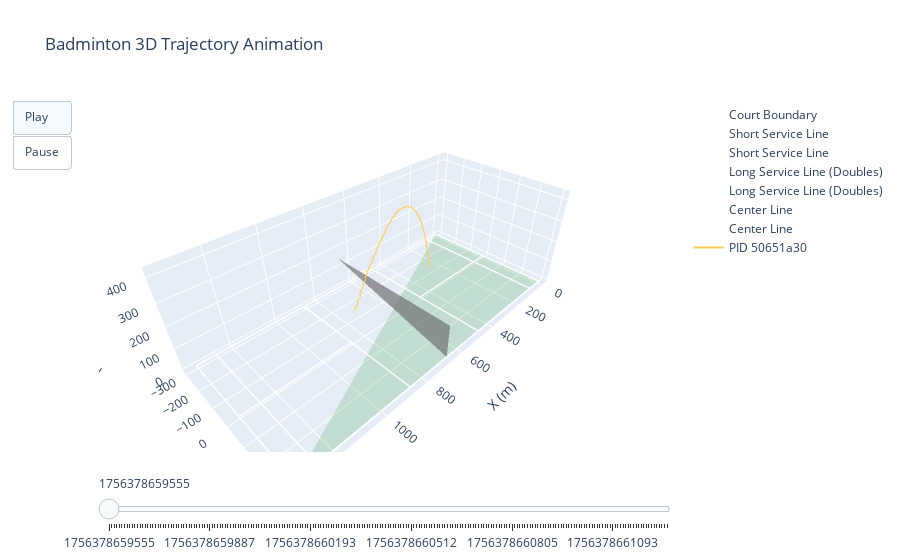

Notebook source saved alongside this figure:
### Markdown cell above
## 5. 轨迹动画（根据时间戳ts）

### Code cell
anim_fig = make_animation(df, court=CourtSpec(), title='Badminton 3D Trajectory Animation', time_col='ts')
anim_fig.show()

### Figure 1 — Plotly figure (JSON) as saved in the notebook; plotly's stock layout.template omitted (floating-point values rounded to 4 significant figures; data arrays with more than 128 entries replaced by an {"elided": "..."} marker saying what was removed)
{"data": [{"line": {"color": "white", "width": 3}, "mode": "lines", "name": "Court Boundary", "type": "scatter3d", "x": [1340.0, 0.0, 0.0, 1340.0, 1340.0], "y": [-305.0, -305.0, 305.0, 305.0, -305.0], "z": [0.0, 0.0, 0.0, 0.0, 0.0]}, {"color": "green", "i": [0, 1, 2], "j": [0, 2, 3], "k": [0, 3, 1], "name": "Court Surface", "opacity": 0.08, "showscale": false, "type": "mesh3d", "x": [1340, 0, 0, 1340], "y": [-305, -305, 305, 305], "z": [0, 0, 0, 0]}, {"line": {"color": "white", "width": 3}, "mode": "lines", "name": "Short Service Line", "type": "scatter3d", "x": [472, 472], "y": [-305, 305], "z": [0, 0]}, {"line": {"color": "white", "width": 3}, "mode": "lines", "name": "Short Service Line", "type": "scatter3d", "x": [868, 868], "y": [-305, 305], "z": [0, 0]}, {"line": {"color": "white", "width": 3}, "mode": "lines", "name": "Long Service Line (Doubles)", "type": "scatter3d", "x": [76, 76], "y": [-305, 305], "z": [0, 0]}, {"line": {"color": "white", "width": 3}, "mode": "lines", "name": "Long Service Line (Doubles)", "type": "scatter3d", "x": [1264, 1264], "y": [-305, 305], "z": [0, 0]}, {"line": {"color": "white", "width": 3}, "mode": "lines", "name": "Center Line", "type": "scatter3d", "x": [472, 0], "y": [0, 0], "z": [0, 0]}, {"line": {"color": "white", "width": 3}, "mode": "lines", "name": "Center Line", "type": "scatter3d", "x": [868, 1340], "y": [0, 0], "z": [0, 0]}, {"color": "gray", "i": [0, 1, 2], "j": [0, 2, 3], "k": [0, 3, 1], "name": "Net", "opacity": 0.4, "showscale": false, "type": "mesh3d", "x": [670, 670, 670, 670], "y": [-305, 305, 305, -305], "z": [0, 0, 152.4, 152.4]}, {"line": {"width": 2}, "mode": "lines", "name": "PID 50651a30", "type": "scatter3d", "x": {"elided": "217 float values"}, "y": {"elided": "217 float values"}, "z": {"elided": "217 float values"}}], "layout": {"scene": {"aspectmode": "data", "xaxis": {"title": {"text": "X (m)"}}, "yaxis": {"title": {"text": "Y (m)"}}, "zaxis": {"title": {"text": "Z (m)"}}}, "sliders": [{"steps": [{"args": [["1756378659555.455"], {"frame": {"duration": 0, "redraw": true}, "mode": "immediate"}], "label": "1756378659555", "method": "animate"}, {"args": [["1756378659561.714"], {"frame": {"duration": 0, "redraw": true}, "mode": "immediate"}], "label": "1756378659562", "method": "animate"}, {"args": [["1756378659567.949"], {"frame": {"duration": 0, "redraw": true}, "mode": "immediate"}], "label": "1756378659568", "method": "animate"}, {"args": [["1756378659580.443"], {"frame": {"duration": 0, "redraw": true}, "mode": "immediate"}], "label": "1756378659580", "method": "animate"}, {"args": [["1756378659586.695"], {"frame": {"duration": 0, "redraw": true}, "mode": "immediate"}], "label": "1756378659587", "method": "animate"}, {"args": [["1756378659592.941"], {"frame": {"duration": 0, "redraw": true}, "mode": "immediate"}], "label": "1756378659593", "method": "animate"}, {"args": [["1756378659605.439"], {"frame": {"duration": 0, "redraw": true}, "mode": "immediate"}], "label": "1756378659605", "method": "animate"}, {"args": [["1756378659611.708"], {"frame": {"duration": 0, "redraw": true}, "mode": "immediate"}], "label": "1756378659612", "method": "animate"}, {"args": [["1756378659617.946"], {"frame": {"duration": 0, "redraw": true}, "mode": "immediate"}], "label": "1756378659618", "method": "animate"}, {"args": [["1756378659624.2"], {"frame": {"duration": 0, "redraw": true}, "mode": "immediate"}], "label": "1756378659624", "method": "animate"}, {"args": [["1756378659630.448"], {"frame": {"duration": 0, "redraw": true}, "mode": "immediate"}], "label": "1756378659630", "method": "animate"}, {"args": [["1756378659649.196"], {"frame": {"duration": 0, "redraw": true}, "mode": "immediate"}], "label": "1756378659649", "method": "animate"}, {"args": [["1756378659655.464"], {"frame": {"duration": 0, "redraw": true}, "mode": "immediate"}], "label": "1756378659655", "method": "animate"}, {"args": [["1756378659661.691"], {"frame": {"duration": 0, "redraw": true}, "mode": "immediate"}], "label": "1756378659662", "method": "animate"}, {"args": [["1756378659667.955"], {"frame": {"duration": 0, "redraw": true}, "mode": "immediate"}], "label": "1756378659668", "method": "animate"}, {"args": [["1756378659674.196"], {"frame": {"duration": 0, "redraw": true}, "mode": "immediate"}], "label": "1756378659674", "method": "animate"}, {"args": [["1756378659680.437"], {"frame": {"duration": 0, "redraw": true}, "mode": "immediate"}], "label": "1756378659680", "method": "animate"}, {"args": [["1756378659686.695"], {"frame": {"duration": 0, "redraw": true}, "mode": "immediate"}], "label": "1756378659687", "method": "animate"}, {"args": [["1756378659699.223"], {"frame": {"duration": 0, "redraw": true}, "mode": "immediate"}], "label": "1756378659699", "method": "animate"}, {"args": [["1756378659705.447"], {"frame": {"duration": 0, "redraw": true}, "mode": "immediate"}], "label": "1756378659705", "method": "animate"}, {"args": [["1756378659711.716"], {"frame": {"duration": 0, "redraw": true}, "mode": "immediate"}], "label": "1756378659712", "method": "animate"}, {"args": [["1756378659736.694"], {"frame": {"duration": 0, "redraw": true}, "mode": "immediate"}], "label": "1756378659737", "method": "animate"}, {"args": [["1756378659742.973"], {"frame": {"duration": 0, "redraw": true}, "mode": "immediate"}], "label": "1756378659743", "method": "animate"}, {"args": [["1756378659749.19"], {"frame": {"duration": 0, "redraw": true}, "mode": "immediate"}], "label": "1756378659749", "method": "animate"}, {"args": [["1756378659761.688"], {"frame": {"duration": 0, "redraw": true}, "mode": "immediate"}], "label": "1756378659762", "method": "animate"}, {"args": [["1756378659780.421"], {"frame": {"duration": 0, "redraw": true}, "mode": "immediate"}], "label": "1756378659780", "method": "animate"}, {"args": [["1756378659786.682"], {"frame": {"duration": 0, "redraw": true}, "mode": "immediate"}], "label": "1756378659787", "method": "animate"}, {"args": [["1756378659792.961"], {"frame": {"duration": 0, "redraw": true}, "mode": "immediate"}], "label": "1756378659793", "method": "animate"}, {"args": [["1756378659799.259"], {"frame": {"duration": 0, "redraw": true}, "mode": "immediate"}], "label": "1756378659799", "method": "animate"}, {"args": [["1756378659805.453"], {"frame": {"duration": 0, "redraw": true}, "mode": "immediate"}], "label": "1756378659805", "method": "animate"}, {"args": [["1756378659811.707"], {"frame": {"duration": 0, "redraw": true}, "mode": "immediate"}], "label": "1756378659812", "method": "animate"}, {"args": [["1756378659817.926"], {"frame": {"duration": 0, "redraw": true}, "mode": "immediate"}], "label": "1756378659818", "method": "animate"}, {"args": [["1756378659830.427"], {"frame": {"duration": 0, "redraw": true}, "mode": "immediate"}], "label": "1756378659830", "method": "animate"}, {"args": [["1756378659836.686"], {"frame": {"duration": 0, "redraw": true}, "mode": "immediate"}], "label": "1756378659837", "method": "animate"}, {"args": [["1756378659842.929"], {"frame": {"duration": 0, "redraw": true}, "mode": "immediate"}], "label": "1756378659843", "method": "animate"}, {"args": [["1756378659855.425"], {"frame": {"duration": 0, "redraw": true}, "mode": "immediate"}], "label": "1756378659855", "method": "animate"}, {"args": [["1756378659861.68"], {"frame": {"duration": 0, "redraw": true}, "mode": "immediate"}], "label": "1756378659862", "method": "animate"}, {"args": [["1756378659868.18"], {"frame": {"duration": 0, "redraw": true}, "mode": "immediate"}], "label": "1756378659868", "method": "animate"}, {"args": [["1756378659880.444"], {"frame": {"duration": 0, "redraw": true}, "mode": "immediate"}], "label": "1756378659880", "method": "animate"}, {"args": [["1756378659886.712"], {"frame": {"duration": 0, "redraw": true}, "mode": "immediate"}], "label": "1756378659887", "method": "animate"}, {"args": [["1756378659899.187"], {"frame": {"duration": 0, "redraw": true}, "mode": "immediate"}], "label": "1756378659899", "method": "animate"}, {"args": [["1756378659911.678"], {"frame": {"duration": 0, "redraw": true}, "mode": "immediate"}], "label": "1756378659912", "method": "animate"}, {"args": [["1756378659930.424"], {"frame": {"duration": 0, "redraw": true}, "mode": "immediate"}], "label": "1756378659930", "method": "animate"}, {"args": [["1756378659936.749"], {"frame": {"duration": 0, "redraw": true}, "mode": "immediate"}], "label": "1756378659937", "method": "animate"}, {"args": [["1756378659949.198"], {"frame": {"duration": 0, "redraw": true}, "mode": "immediate"}], "label": "1756378659949", "method": "animate"}, {"args": [["1756378659955.435"], {"frame": {"duration": 0, "redraw": true}, "mode": "immediate"}], "label": "1756378659955", "method": "animate"}, {"args": [["1756378659961.675"], {"frame": {"duration": 0, "redraw": true}, "mode": "immediate"}], "label": "1756378659962", "method": "animate"}, {"args": [["1756378659974.262"], {"frame": {"duration": 0, "redraw": true}, "mode": "immediate"}], "label": "1756378659974", "method": "animate"}, {"args": [["1756378659980.446"], {"frame": {"duration": 0, "redraw": true}, "mode": "immediate"}], "label": "1756378659980", "method": "animate"}, {"args": [["1756378659992.946"], {"frame": {"duration": 0, "redraw": true}, "mode": "immediate"}], "label": "1756378659993", "method": "animate"}, {"args": [["1756378659999.18"], {"frame": {"duration": 0, "redraw": true}, "mode": "immediate"}], "label": "1756378659999", "method": "animate"}, {"args": [["1756378660005.428"], {"frame": {"duration": 0, "redraw": true}, "mode": "immediate"}], "label": "1756378660005", "method": "animate"}, {"args": [["1756378660011.684"], {"frame": {"duration": 0, "redraw": true}, "mode": "immediate"}], "label": "1756378660012", "method": "animate"}, {"args": [["1756378660017.921"], {"frame": {"duration": 0, "redraw": true}, "mode": "immediate"}], "label": "1756378660018", "method": "animate"}, {"args": [["1756378660024.159"], {"frame": {"duration": 0, "redraw": true}, "mode": "immediate"}], "label": "1756378660024", "method": "animate"}, {"args": [["1756378660030.418"], {"frame": {"duration": 0, "redraw": true}, "mode": "immediate"}], "label": "1756378660030", "method": "animate"}, {"args": [["1756378660036.668"], {"frame": {"duration": 0, "redraw": true}, "mode": "immediate"}], "label": "1756378660037", "method": "animate"}, {"args": [["1756378660049.167"], {"frame": {"duration": 0, "redraw": true}, "mode": "immediate"}], "label": "1756378660049", "method": "animate"}, {"args": [["1756378660055.42"], {"frame": {"duration": 0, "redraw": true}, "mode": "immediate"}], "label": "1756378660055", "method": "animate"}, {"args": [["1756378660061.684"], {"frame": {"duration": 0, "redraw": true}, "mode": "immediate"}], "label": "1756378660062", "method": "animate"}, {"args": [["1756378660067.93"], {"frame": {"duration": 0, "redraw": true}, "mode": "immediate"}], "label": "1756378660068", "method": "animate"}, {"args": [["1756378660074.156"], {"frame": {"duration": 0, "redraw": true}, "mode": "immediate"}], "label": "1756378660074", "method": "animate"}, {"args": [["1756378660080.404"], {"frame": {"duration": 0, "redraw": true}, "mode": "immediate"}], "label": "1756378660080", "method": "animate"}, {"args": [["1756378660086.654"], {"frame": {"duration": 0, "redraw": true}, "mode": "immediate"}], "label": "1756378660087", "method": "animate"}, {"args": [["1756378660092.912"], {"frame": {"duration": 0, "redraw": true}, "mode": "immediate"}], "label": "1756378660093", "method": "animate"}, {"args": [["1756378660099.163"], {"frame": {"duration": 0, "redraw": true}, "mode": "immediate"}], "label": "1756378660099", "method": "animate"}, {"args": [["1756378660105.432"], {"frame": {"duration": 0, "redraw": true}, "mode": "immediate"}], "label": "1756378660105", "method": "animate"}, {"args": [["1756378660117.922"], {"frame": {"duration": 0, "redraw": true}, "mode": "immediate"}], "label": "1756378660118", "method": "animate"}, {"args": [["1756378660124.161"], {"frame": {"duration": 0, "redraw": true}, "mode": "immediate"}], "label": "1756378660124", "method": "animate"}, {"args": [["1756378660130.414"], {"frame": {"duration": 0, "redraw": true}, "mode": "immediate"}], "label": "1756378660130", "method": "animate"}, {"args": [["1756378660136.696"], {"frame": {"duration": 0, "redraw": true}, "mode": "immediate"}], "label": "1756378660137", "method": "animate"}, {"args": [["1756378660142.918"], {"frame": {"duration": 0, "redraw": true}, "mode": "immediate"}], "label": "1756378660143", "method": "animate"}, {"args": [["1756378660149.207"], {"frame": {"duration": 0, "redraw": true}, "mode": "immediate"}], "label": "1756378660149", "method": "animate"}, {"args": [["1756378660155.422"], {"frame": {"duration": 0, "redraw": true}, "mode": "immediate"}], "label": "1756378660155", "method": "animate"}, {"args": [["1756378660167.92"], {"frame": {"duration": 0, "redraw": true}, "mode": "immediate"}], "label": "1756378660168", "method": "animate"}, {"args": [["1756378660174.171"], {"frame": {"duration": 0, "redraw": true}, "mode": "immediate"}], "label": "1756378660174", "method": "animate"}, {"args": [["1756378660180.407"], {"frame": {"duration": 0, "redraw": true}, "mode": "immediate"}], "label": "1756378660180", "method": "animate"}, {"args": [["1756378660186.655"], {"frame": {"duration": 0, "redraw": true}, "mode": "immediate"}], "label": "1756378660187", "method": "animate"}, {"args": [["1756378660192.91"], {"frame": {"duration": 0, "redraw": true}, "mode": "immediate"}], "label": "1756378660193", "method": "animate"}, {"args": [["1756378660199.155"], {"frame": {"duration": 0, "redraw": true}, "mode": "immediate"}], "label": "1756378660199", "method": "animate"}, {"args": [["1756378660205.412"], {"frame": {"duration": 0, "redraw": true}, "mode": "immediate"}], "label": "1756378660205", "method": "animate"}, {"args": [["1756378660211.653"], {"frame": {"duration": 0, "redraw": true}, "mode": "immediate"}], "label": "1756378660212", "method": "animate"}, {"args": [["1756378660224.162"], {"frame": {"duration": 0, "redraw": true}, "mode": "immediate"}], "label": "1756378660224", "method": "animate"}, {"args": [["1756378660230.404"], {"frame": {"duration": 0, "redraw": true}, "mode": "immediate"}], "label": "1756378660230", "method": "animate"}, {"args": [["1756378660236.652"], {"frame": {"duration": 0, "redraw": true}, "mode": "immediate"}], "label": "1756378660237", "method": "animate"}, {"args": [["1756378660242.942"], {"frame": {"duration": 0, "redraw": true}, "mode": "immediate"}], "label": "1756378660243", "method": "animate"}, {"args": [["1756378660249.174"], {"frame": {"duration": 0, "redraw": true}, "mode": "immediate"}], "label": "1756378660249", "method": "animate"}, {"args": [["1756378660261.655"], {"frame": {"duration": 0, "redraw": true}, "mode": "immediate"}], "label": "1756378660262", "method": "animate"}, {"args": [["1756378660267.898"], {"frame": {"duration": 0, "redraw": true}, "mode": "immediate"}], "label": "1756378660268", "method": "animate"}, {"args": [["1756378660274.144"], {"frame": {"duration": 0, "redraw": true}, "mode": "immediate"}], "label": "1756378660274", "method": "animate"}, {"args": [["1756378660286.667"], {"frame": {"duration": 0, "redraw": true}, "mode": "immediate"}], "label": "1756378660287", "method": "animate"}, {"args": [["1756378660292.93"], {"frame": {"duration": 0, "redraw": true}, "mode": "immediate"}], "label": "1756378660293", "method": "animate"}, {"args": [["1756378660305.411"], {"frame": {"duration": 0, "redraw": true}, "mode": "immediate"}], "label": "1756378660305", "method": "animate"}, {"args": [["1756378660311.673"], {"frame": {"duration": 0, "redraw": true}, "mode": "immediate"}], "label": "1756378660312", "method": "animate"}, {"args": [["1756378660317.919"], {"frame": {"duration": 0, "redraw": true}, "mode": "immediate"}], "label": "1756378660318", "method": "animate"}, {"args": [["1756378660330.416"], {"frame": {"duration": 0, "redraw": true}, "mode": "immediate"}], "label": "1756378660330", "method": "animate"}, {"args": [["1756378660336.709"], {"frame": {"duration": 0, "redraw": true}, "mode": "immediate"}], "label": "1756378660337", "method": "animate"}, {"args": [["1756378660342.915"], {"frame": {"duration": 0, "redraw": true}, "mode": "immediate"}], "label": "1756378660343", "method": "animate"}, {"args": [["1756378660355.432"], {"frame": {"duration": 0, "redraw": true}, "mode": "immediate"}], "label": "1756378660355", "method": "animate"}, {"args": [["1756378660361.661"], {"frame": {"duration": 0, "redraw": true}, "mode": "immediate"}], "label": "1756378660362", "method": "animate"}, {"args": [["1756378660367.95"], {"frame": {"duration": 0, "redraw": true}, "mode": "immediate"}], "label": "1756378660368", "method": "animate"}, {"args": [["1756378660374.163"], {"frame": {"duration": 0, "redraw": true}, "mode": "immediate"}], "label": "1756378660374", "method": "animate"}, {"args": [["1756378660380.416"], {"frame": {"duration": 0, "redraw": true}, "mode": "immediate"}], "label": "1756378660380", "method": "animate"}, {"args": [["1756378660386.667"], {"frame": {"duration": 0, "redraw": true}, "mode": "immediate"}], "label": "1756378660387", "method": "animate"}, {"args": [["1756378660399.14"], {"frame": {"duration": 0, "redraw": true}, "mode": "immediate"}], "label": "1756378660399", "method": "animate"}, {"args": [["1756378660405.435"], {"frame": {"duration": 0, "redraw": true}, "mode": "immediate"}], "label": "1756378660405", "method": "animate"}, {"args": [["1756378660417.95"], {"frame": {"duration": 0, "redraw": true}, "mode": "immediate"}], "label": "1756378660418", "method": "animate"}, {"args": [["1756378660430.39"], {"frame": {"duration": 0, "redraw": true}, "mode": "immediate"}], "label": "1756378660430", "method": "animate"}, {"args": [["1756378660436.638"], {"frame": {"duration": 0, "redraw": true}, "mode": "immediate"}], "label": "1756378660437", "method": "animate"}, {"args": [["1756378660449.147"], {"frame": {"duration": 0, "redraw": true}, "mode": "immediate"}], "label": "1756378660449", "method": "animate"}, {"args": [["1756378660455.389"], {"frame": {"duration": 0, "redraw": true}, "mode": "immediate"}], "label": "1756378660455", "method": "animate"}, {"args": [["1756378660461.648"], {"frame": {"duration": 0, "redraw": true}, "mode": "immediate"}], "label": "1756378660462", "method": "animate"}, {"args": [["1756378660467.886"], {"frame": {"duration": 0, "redraw": true}, "mode": "immediate"}], "label": "1756378660468", "method": "animate"}, {"args": [["1756378660474.135"], {"frame": {"duration": 0, "redraw": true}, "mode": "immediate"}], "label": "1756378660474", "method": "animate"}, {"args": [["1756378660486.649"], {"frame": {"duration": 0, "redraw": true}, "mode": "immediate"}], "label": "1756378660487", "method": "animate"}, {"args": [["1756378660492.903"], {"frame": {"duration": 0, "redraw": true}, "mode": "immediate"}], "label": "1756378660493", "method": "animate"}, {"args": [["1756378660505.383"], {"frame": {"duration": 0, "redraw": true}, "mode": "immediate"}], "label": "1756378660505", "method": "animate"}, {"args": [["1756378660511.629"], {"frame": {"duration": 0, "redraw": true}, "mode": "immediate"}], "label": "1756378660512", "method": "animate"}, {"args": [["1756378660517.889"], {"frame": {"duration": 0, "redraw": true}, "mode": "immediate"}], "label": "1756378660518", "method": "animate"}, {"args": [["1756378660524.143"], {"frame": {"duration": 0, "redraw": true}, "mode": "immediate"}], "label": "1756378660524", "method": "animate"}, {"args": [["1756378660530.374"], {"frame": {"duration": 0, "redraw": true}, "mode": "immediate"}], "label": "1756378660530", "method": "animate"}, {"args": [["1756378660536.631"], {"frame": {"duration": 0, "redraw": true}, "mode": "immediate"}], "label": "1756378660537", "method": "animate"}, {"args": [["1756378660549.157"], {"frame": {"duration": 0, "redraw": true}, "mode": "immediate"}], "label": "1756378660549", "method": "animate"}, {"args": [["1756378660555.383"], {"frame": {"duration": 0, "redraw": true}, "mode": "immediate"}], "label": "1756378660555", "method": "animate"}, {"args": [["1756378660561.633"], {"frame": {"duration": 0, "redraw": true}, "mode": "immediate"}], "label": "1756378660562", "method": "animate"}, {"args": [["1756378660567.874"], {"frame": {"duration": 0, "redraw": true}, "mode": "immediate"}], "label": "1756378660568", "method": "animate"}, {"args": [["1756378660574.158"], {"frame": {"duration": 0, "redraw": true}, "mode": "immediate"}], "label": "1756378660574", "method": "animate"}, {"args": [["1756378660580.381"], {"frame": {"duration": 0, "redraw": true}, "mode": "immediate"}], "label": "1756378660580", "method": "animate"}, {"args": [["1756378660586.644"], {"frame": {"duration": 0, "redraw": true}, "mode": "immediate"}], "label": "1756378660587", "method": "animate"}, {"args": [["1756378660592.876"], {"frame": {"duration": 0, "redraw": true}, "mode": "immediate"}], "label": "1756378660593", "method": "animate"}, {"args": [["1756378660599.131"], {"frame": {"duration": 0, "redraw": true}, "mode": "immediate"}], "label": "1756378660599", "method": "animate"}, {"args": [["1756378660605.374"], {"frame": {"duration": 0, "redraw": true}, "mode": "immediate"}], "label": "1756378660605", "method": "animate"}, {"args": [["1756378660617.87"], {"frame": {"duration": 0, "redraw": true}, "mode": "immediate"}], "label": "1756378660618", "method": "animate"}, {"args": [["1756378660624.141"], {"frame": {"duration": 0, "redraw": true}, "mode": "immediate"}], "label": "1756378660624", "method": "animate"}, {"args": [["1756378660630.375"], {"frame": {"duration": 0, "redraw": true}, "mode": "immediate"}], "label": "1756378660630", "method": "animate"}, {"args": [["1756378660636.635"], {"frame": {"duration": 0, "redraw": true}, "mode": "immediate"}], "label": "1756378660637", "method": "animate"}, {"args": [["1756378660642.889"], {"frame": {"duration": 0, "redraw": true}, "mode": "immediate"}], "label": "1756378660643", "method": "animate"}, {"args": [["1756378660649.162"], {"frame": {"duration": 0, "redraw": true}, "mode": "immediate"}], "label": "1756378660649", "method": "animate"}, {"args": [["1756378660655.374"], {"frame": {"duration": 0, "redraw": true}, "mode": "immediate"}], "label": "1756378660655", "method": "animate"}, {"args": [["1756378660667.874"], {"frame": {"duration": 0, "redraw": true}, "mode": "immediate"}], "label": "1756378660668", "method": "animate"}, {"args": [["1756378660674.141"], {"frame": {"duration": 0, "redraw": true}, "mode": "immediate"}], "label": "1756378660674", "method": "animate"}, {"args": [["1756378660680.385"], {"frame": {"duration": 0, "redraw": true}, "mode": "immediate"}], "label": "1756378660680", "method": "animate"}, {"args": [["1756378660686.632"], {"frame": {"duration": 0, "redraw": true}, "mode": "immediate"}], "label": "1756378660687", "method": "animate"}, {"args": [["1756378660692.879"], {"frame": {"duration": 0, "redraw": true}, "mode": "immediate"}], "label": "1756378660693", "method": "animate"}, {"args": [["1756378660699.123"], {"frame": {"duration": 0, "redraw": true}, "mode": "immediate"}], "label": "1756378660699", "method": "animate"}, {"args": [["1756378660705.421"], {"frame": {"duration": 0, "redraw": true}, "mode": "immediate"}], "label": "1756378660705", "method": "animate"}, {"args": [["1756378660711.615"], {"frame": {"duration": 0, "redraw": true}, "mode": "immediate"}], "label": "1756378660712", "method": "animate"}, {"args": [["1756378660717.887"], {"frame": {"duration": 0, "redraw": true}, "mode": "immediate"}], "label": "1756378660718", "method": "animate"}, {"args": [["1756378660724.133"], {"frame": {"duration": 0, "redraw": true}, "mode": "immediate"}], "label": "1756378660724", "method": "animate"}, {"args": [["1756378660730.393"], {"frame": {"duration": 0, "redraw": true}, "mode": "immediate"}], "label": "1756378660730", "method": "animate"}, {"args": [["1756378660736.638"], {"frame": {"duration": 0, "redraw": true}, "mode": "immediate"}], "label": "1756378660737", "method": "animate"}, {"args": [["1756378660742.918"], {"frame": {"duration": 0, "redraw": true}, "mode": "immediate"}], "label": "1756378660743", "method": "animate"}, {"args": [["1756378660755.388"], {"frame": {"duration": 0, "redraw": true}, "mode": "immediate"}], "label": "1756378660755", "method": "animate"}, {"args": [["1756378660767.875"], {"frame": {"duration": 0, "redraw": true}, "mode": "immediate"}], "label": "1756378660768", "method": "animate"}, {"args": [["1756378660774.135"], {"frame": {"duration": 0, "redraw": true}, "mode": "immediate"}], "label": "1756378660774", "method": "animate"}, {"args": [["1756378660786.632"], {"frame": {"duration": 0, "redraw": true}, "mode": "immediate"}], "label": "1756378660787", "method": "animate"}, {"args": [["1756378660805.376"], {"frame": {"duration": 0, "redraw": true}, "mode": "immediate"}], "label": "1756378660805", "method": "animate"}, {"args": [["1756378660811.644"], {"frame": {"duration": 0, "redraw": true}, "mode": "immediate"}], "label": "1756378660812", "method": "animate"}, {"args": [["1756378660824.165"], {"frame": {"duration": 0, "redraw": true}, "mode": "immediate"}], "label": "1756378660824", "method": "animate"}, {"args": [["1756378660830.387"], {"frame": {"duration": 0, "redraw": true}, "mode": "immediate"}], "label": "1756378660830", "method": "animate"}, {"args": [["1756378660842.889"], {"frame": {"duration": 0, "redraw": true}, "mode": "immediate"}], "label": "1756378660843", "method": "animate"}, {"args": [["1756378660855.37"], {"frame": {"duration": 0, "redraw": true}, "mode": "immediate"}], "label": "1756378660855", "method": "animate"}, {"args": [["1756378660861.632"], {"frame": {"duration": 0, "redraw": true}, "mode": "immediate"}], "label": "1756378660862", "method": "animate"}, {"args": [["1756378660867.872"], {"frame": {"duration": 0, "redraw": true}, "mode": "immediate"}], "label": "1756378660868", "method": "animate"}, {"args": [["1756378660880.393"], {"frame": {"duration": 0, "redraw": true}, "mode": "immediate"}], "label": "1756378660880", "method": "animate"}, {"args": [["1756378660886.615"], {"frame": {"duration": 0, "redraw": true}, "mode": "immediate"}], "label": "1756378660887", "method": "animate"}, {"args": [["1756378660892.852"], {"frame": {"duration": 0, "redraw": true}, "mode": "immediate"}], "label": "1756378660893", "method": "animate"}, {"args": [["1756378660899.114"], {"frame": {"duration": 0, "redraw": true}, "mode": "immediate"}], "label": "1756378660899", "method": "animate"}, {"args": [["1756378660905.371"], {"frame": {"duration": 0, "redraw": true}, "mode": "immediate"}], "label": "1756378660905", "method": "animate"}, {"args": [["1756378660911.606"], {"frame": {"duration": 0, "redraw": true}, "mode": "immediate"}], "label": "1756378660912", "method": "animate"}, {"args": [["1756378660917.866"], {"frame": {"duration": 0, "redraw": true}, "mode": "immediate"}], "label": "1756378660918", "method": "animate"}, {"args": [["1756378660930.38"], {"frame": {"duration": 0, "redraw": true}, "mode": "immediate"}], "label": "1756378660930", "method": "animate"}, {"args": [["1756378660936.618"], {"frame": {"duration": 0, "redraw": true}, "mode": "immediate"}], "label": "1756378660937", "method": "animate"}, {"args": [["1756378660942.856"], {"frame": {"duration": 0, "redraw": true}, "mode": "immediate"}], "label": "1756378660943", "method": "animate"}, {"args": [["1756378660949.144"], {"frame": {"duration": 0, "redraw": true}, "mode": "immediate"}], "label": "1756378660949", "method": "animate"}, {"args": [["1756378660955.372"], {"frame": {"duration": 0, "redraw": true}, "mode": "immediate"}], "label": "1756378660955", "method": "animate"}, {"args": [["1756378660961.607"], {"frame": {"duration": 0, "redraw": true}, "mode": "immediate"}], "label": "1756378660962", "method": "animate"}, {"args": [["1756378660967.857"], {"frame": {"duration": 0, "redraw": true}, "mode": "immediate"}], "label": "1756378660968", "method": "animate"}, {"args": [["1756378660980.358"], {"frame": {"duration": 0, "redraw": true}, "mode": "immediate"}], "label": "1756378660980", "method": "animate"}, {"args": [["1756378660986.605"], {"frame": {"duration": 0, "redraw": true}, "mode": "immediate"}], "label": "1756378660987", "method": "animate"}, {"args": [["1756378660992.847"], {"frame": {"duration": 0, "redraw": true}, "mode": "immediate"}], "label": "1756378660993", "method": "animate"}, {"args": [["1756378660999.102"], {"frame": {"duration": 0, "redraw": true}, "mode": "immediate"}], "label": "1756378660999", "method": "animate"}, {"args": [["1756378661005.358"], {"frame": {"duration": 0, "redraw": true}, "mode": "immediate"}], "label": "1756378661005", "method": "animate"}, {"args": [["1756378661011.608"], {"frame": {"duration": 0, "redraw": true}, "mode": "immediate"}], "label": "1756378661012", "method": "animate"}, {"args": [["1756378661017.876"], {"frame": {"duration": 0, "redraw": true}, "mode": "immediate"}], "label": "1756378661018", "method": "animate"}, {"args": [["1756378661024.096"], {"frame": {"duration": 0, "redraw": true}, "mode": "immediate"}], "label": "1756378661024", "method": "animate"}, {"args": [["1756378661030.352"], {"frame": {"duration": 0, "redraw": true}, "mode": "immediate"}], "label": "1756378661030", "method": "animate"}, {"args": [["1756378661036.597"], {"frame": {"duration": 0, "redraw": true}, "mode": "immediate"}], "label": "1756378661037", "method": "animate"}, {"args": [["1756378661042.865"], {"frame": {"duration": 0, "redraw": true}, "mode": "immediate"}], "label": "1756378661043", "method": "animate"}, {"args": [["1756378661055.349"], {"frame": {"duration": 0, "redraw": true}, "mode": "immediate"}], "label": "1756378661055", "method": "animate"}, {"args": [["1756378661061.599"], {"frame": {"duration": 0, "redraw": true}, "mode": "immediate"}], "label": "1756378661062", "method": "animate"}, {"args": [["1756378661067.851"], {"frame": {"duration": 0, "redraw": true}, "mode": "immediate"}], "label": "1756378661068", "method": "animate"}, {"args": [["1756378661074.099"], {"frame": {"duration": 0, "redraw": true}, "mode": "immediate"}], "label": "1756378661074", "method": "animate"}, {"args": [["1756378661080.368"], {"frame": {"duration": 0, "redraw": true}, "mode": "immediate"}], "label": "1756378661080", "method": "animate"}, {"args": [["1756378661086.601"], {"frame": {"duration": 0, "redraw": true}, "mode": "immediate"}], "label": "1756378661087", "method": "animate"}, {"args": [["1756378661092.85"], {"frame": {"duration": 0, "redraw": true}, "mode": "immediate"}], "label": "1756378661093", "method": "animate"}, {"args": [["1756378661105.34"], {"frame": {"duration": 0, "redraw": true}, "mode": "immediate"}], "label": "1756378661105", "method": "animate"}, {"args": [["1756378661111.616"], {"frame": {"duration": 0, "redraw": true}, "mode": "immediate"}], "label": "1756378661112", "method": "animate"}, {"args": [["1756378661117.848"], {"frame": {"duration": 0, "redraw": true}, "mode": "immediate"}], "label": "1756378661118", "method": "animate"}, {"args": [["1756378661130.349"], {"frame": {"duration": 0, "redraw": true}, "mode": "immediate"}], "label": "1756378661130", "method": "animate"}, {"args": [["1756378661136.602"], {"frame": {"duration": 0, "redraw": true}, "mode": "immediate"}], "label": "1756378661137", "method": "animate"}, {"args": [["1756378661142.861"], {"frame": {"duration": 0, "redraw": true}, "mode": "immediate"}], "label": "1756378661143", "method": "animate"}, {"args": [["1756378661149.112"], {"frame": {"duration": 0, "redraw": true}, "mode": "immediate"}], "label": "1756378661149", "method": "animate"}, {"args": [["1756378661155.364"], {"frame": {"duration": 0, "redraw": true}, "mode": "immediate"}], "label": "1756378661155", "method": "animate"}, {"args": [["1756378661161.583"], {"frame": {"duration": 0, "redraw": true}, "mode": "immediate"}], "label": "1756378661162", "method": "animate"}, {"args": [["1756378661174.109"], {"frame": {"duration": 0, "redraw": true}, "mode": "immediate"}], "label": "1756378661174", "method": "animate"}, {"args": [["1756378661186.59"], {"frame": {"duration": 0, "redraw": true}, "mode": "immediate"}], "label": "1756378661187", "method": "animate"}, {"args": [["1756378661192.848"], {"frame": {"duration": 0, "redraw": true}, "mode": "immediate"}], "label": "1756378661193", "method": "animate"}, {"args": [["1756378661205.355"], {"frame": {"duration": 0, "redraw": true}, "mode": "immediate"}], "label": "1756378661205", "method": "animate"}, {"args": [["1756378661211.607"], {"frame": {"duration": 0, "redraw": true}, "mode": "immediate"}], "label": "1756378661212", "method": "animate"}, {"args": [["1756378661217.84"], {"frame": {"duration": 0, "redraw": true}, "mode": "immediate"}], "label": "1756378661218", "method": "animate"}, {"args": [["1756378661224.128"], {"frame": {"duration": 0, "redraw": true}, "mode": "immediate"}], "label": "1756378661224", "method": "animate"}, {"args": [["1756378661236.623"], {"frame": {"duration": 0, "redraw": true}, "mode": "immediate"}], "label": "1756378661237", "method": "animate"}, {"args": [["1756378661242.879"], {"frame": {"duration": 0, "redraw": true}, "mode": "immediate"}], "label": "1756378661243", "method": "animate"}, {"args": [["1756378661249.093"], {"frame": {"duration": 0, "redraw": true}, "mode": "immediate"}], "label": "1756378661249", "method": "animate"}, {"args": [["1756378661255.338"], {"frame": {"duration": 0, "redraw": true}, "mode": "immediate"}], "label": "1756378661255", "method": "animate"}, {"args": [["1756378661261.59"], {"frame": {"duration": 0, "redraw": true}, "mode": "immediate"}], "label": "1756378661262", "method": "animate"}]}], "title": {"text": "Badminton 3D Trajectory Animation"}, "updatemenus": [{"buttons": [{"args": [null, {"frame": {"duration": 30, "redraw": true}, "fromcurrent": true}], "label": "Play", "method": "animate"}, {"args": [[null], {"frame": {"duration": 0}, "mode": "immediate"}], "label": "Pause", "method": "animate"}], "type": "buttons"}]}}
